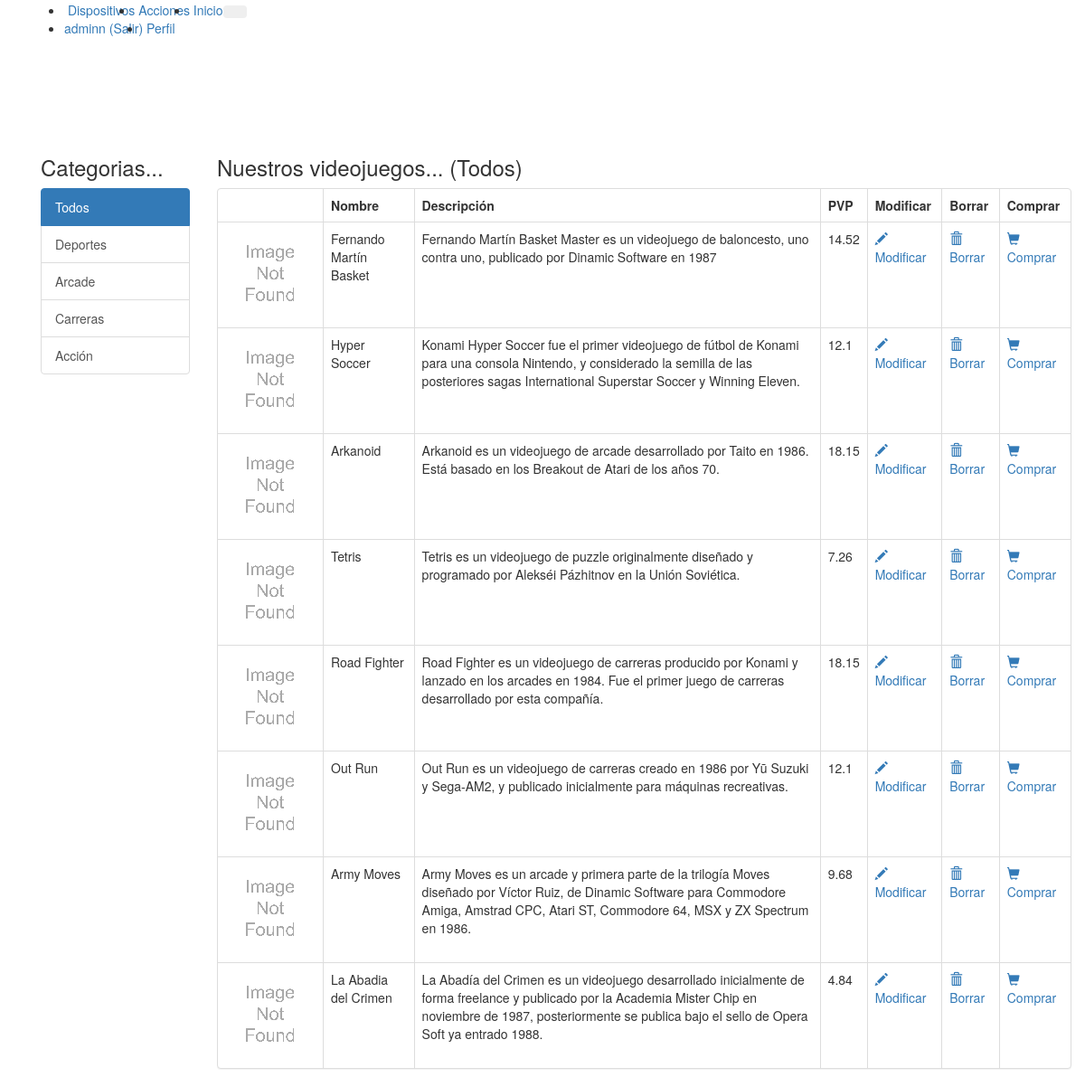
The page /categoria (signed in) on the database its author committed.
### tables this page shows
CREATE TABLE usuarios (
	id INTEGER NOT NULL, 
	username VARCHAR(100) NOT NULL, 
	password_hash VARCHAR(128) NOT NULL, 
	nombre VARCHAR(200) NOT NULL, 
	email VARCHAR(200) NOT NULL, 
	admin BOOLEAN, 
	PRIMARY KEY (id)
);

CREATE TABLE categorias (
	id INTEGER NOT NULL, 
	nombre VARCHAR(100), 
	PRIMARY KEY (id)
);

CREATE TABLE articulos (
	id INTEGER NOT NULL, 
	nombre VARCHAR(100) NOT NULL, 
	precio FLOAT, 
	iva INTEGER, 
	descripcion VARCHAR(255), 
	image VARCHAR(255), 
	stock INTEGER, 
	"CategoriaId" INTEGER NOT NULL, 
	PRIMARY KEY (id), 
	FOREIGN KEY("CategoriaId") REFERENCES categorias (id)
);

### aplicacion/app.py (the view)
@app.route('/categoria')
@app.route('/categoria/<id>')
@login_required
def inicio(id='0'):
    from aplicacion.models import Articulos, Categorias
    categoria = Categorias.query.get(id)
    if id == '0':
        articulos = Articulos.query.all()
    else:
        articulos = Articulos.query.filter_by(CategoriaId=id)
    categorias = Categorias.query.all()
    return render_template("inicio.html", articulos=articulos,
                           categorias=categorias, categoria=categoria)

### aplicacion/app.py (called while the page is built)
@login_manager.user_loader
def load_user(user_id):
    from aplicacion.models import Usuarios
    return Usuarios.query.get(int(user_id))

### aplicacion/models.py (called while the page is built)
    def precio_final(self):
        return self.precio+(self.precio*self.iva/100)

    def is_admin(self):
        return self.admin

### aplicacion/templates/inicio.html (shortened to what this page needs)
{% extends "base.html" %}
{% block contenido %}
<div class="container">
  <div class="row">
  <div class="col-md-2">
    <h3>Categorias...</h3>
    <div class="list-group">
      {% for cat in categorias %}
      {% if categoria.nombre==cat.nombre%}
        <a class="list-group-item active" href="{{url_for("inicio",id=cat.id)}}">{{cat.nombre}}</a>
      {% else %}
        <a class="list-group-item" href="{{url_for("inicio",id=cat.id)}}">{{cat.nombre}}</a>
      {% endif%}
      {% endfor %}
    </div>
    <br/>
    <br/>
  </div>
  <div class="col-md-10">
	    <h3>Nuestros videojuegos... ({{categoria.nombre}})</h3>
	    <div class="panel panel-default">
  			<table class="table table-bordered">
          <tr>
            <th></th>
            <th>Nombre</th>
            <th>Descripción</th>
            <th>PVP</th>
            {% if current_user.is_authenticated and current_user.is_admin()  %}
            <th>Modificar</th>
            <th>Borrar</th>
            {% endif %}
            {% if current_user.is_authenticated %}
            <th>Comprar</th>
            {% endif %}
          </tr>
  	    		{% for art in articulos %}
  	    			<tr>
                {% if art.image %}
                  <td><img src="{{url_for('static',filename='upload/')}}{{art.image}}"/>
                {% else %}
                  <td><img src="{{url_for('static',filename='upload/not-found.png')}}"/>
                {% endif %}
  	    				<td>{{art.nombre}}</td>
                <td>{{art.descripcion}}</td>
                <td>{{art.precio_final()}}</td>
                {% if current_user.is_authenticated and current_user.is_admin()  %}
                <td><a href="{{url_for('articulos_edit',id=art.id)}}"><span class="glyphicon glyphicon-pencil"></span> Modificar</a></td>
                <td><a href="{{url_for('articulos_delete',id=art.id)}}"><span class="glyphicon glyphicon-trash"></span> Borrar</a></td>
                {% endif %}
                {% if current_user.is_authenticated %}
                <td><a href="#"><span class="glyphicon glyphicon-shopping-cart"></span> Comprar</a></td>
                {% endif %}
  	    			</tr>
  	    		{% endfor %}
  	    	</table>
  	</div>
  </div>
</div>
{% endblock %}

### aplicacion/templates/base.html (shortened to what this page needs)
{% extends "bootstrap/base.html" %}
{% block navbar %}
  <nav class="navbar navbar-expand-md navbar-light bg-dark fixed-top">
    <a class="navbar-brand text-white"></a>
    <div>
      <ul class="navbar-nav d-flex flex-row-reverse">
        {% if current_user.is_authenticated  %}
          <li class="nav-item" >
            <a class="nav-link text-light font-weight-bold px-1" href="{{url_for('configuracion')}}">&nbsp;Dispositivos</a>
          </li>
          <li class="nav-item" >
            <a class="nav-link text-light font-weight-bold px-1" href="{{url_for('acciones')}}">&nbsp;Acciones</a>
          </li>
          <li class="nav-item" >
            <a class="nav-link text-light font-weight-bold px-1" href="/">&nbsp;Inicio</a>
         </li>
        {% endif %}
      </ul>
    </div>
      <button type="button" class="navbar-toggler btn btn-outline-dark" data-toggle="collapse" data-target="#nav">
      </button>
      <div class="collapse navbar-collapse d-flex-md flex-row-reverse" id="nav">
        <ul class="navbar-nav d-flex flex-row-reverse">
        {% if current_user.is_authenticated %}
          <li class="nav-item" >
           <a class="nav-link text-light font-weight-bold px-1 " href="/logout"> {{ current_user.username}} (Salir)</a>
          </li>
          <li class="nav-item">
            <a class="nav-link text-light font-weight-bold px-1" href="/perfil/{{ current_user.username}}">&nbsp;Perfil</a>
           </li>
        {% else %}
          <li class="nav-item" >
            <a class="nav-link text-light font-weight-bold px-1" href="/login">ACCEDER</a>
        {% endif %}
        </ul>
    </div>
  </nav>
    <br>
    <br>
    <br>
    <br>
{% endblock %}
{% block content %}
<div class="container-fluid ">
  	<div class="container">
	    {% block contenido %}{% endblock %}
  	</div>
</div>
{% endblock %}

### rows shown on the page
usuarios: username "adminn"
categorias: nombre "Todos"
categorias: nombre "Deportes"
categorias: nombre "Arcade"
categorias: nombre "Carreras"
categorias: nombre "Acción"
articulos: nombre "Fernando Martín Basket", descripcion "Fernando Martín Basket Master es un videojuego de baloncesto, uno contra uno, publicado por Dinamic Software en 1987", precio_final "14.52"
articulos: nombre "Hyper Soccer", descripcion "Konami Hyper Soccer fue el primer videojuego de fútbol de Konami para una consola Nintendo, y considerado la semilla de las posteriores sagas International Superstar Soccer y Winning Eleven.", precio_final "12.1"
articulos: nombre "Arkanoid", descripcion "Arkanoid es un videojuego de arcade desarrollado por Taito en 1986. Está basado en los Breakout de Atari de los años 70.", precio_final "18.15"
articulos: nombre "Tetris", descripcion "Tetris es un videojuego de puzzle originalmente diseñado y programado por Alekséi Pázhitnov en la Unión Soviética.", precio_final "7.26"
articulos: nombre "Road Fighter", descripcion "Road Fighter es un videojuego de carreras producido por Konami y lanzado en los arcades en 1984. Fue el primer juego de carreras desarrollado por esta compañía.", precio_final "18.15"
articulos: nombre "Out Run", descripcion "Out Run es un videojuego de carreras creado en 1986 por Yū Suzuki y Sega-AM2, y publicado inicialmente para máquinas recreativas.", precio_final "12.1"
articulos: nombre "Army Moves", descripcion "Army Moves es un arcade y primera parte de la trilogía Moves diseñado por Víctor Ruiz, de Dinamic Software para Commodore Amiga, Amstrad CPC, Atari ST, Commodore 64, MSX y ZX Spectrum en 1986.", precio_final "9.68"
articulos: nombre "La Abadia del Crimen", descripcion "La Abadía del Crimen es un videojuego desarrollado inicialmente de forma freelance y publicado por la Academia Mister Chip en noviembre de 1987, posteriormente se publica bajo el sello de Opera Soft ya entrado 1988.", precio_final "4.84"
